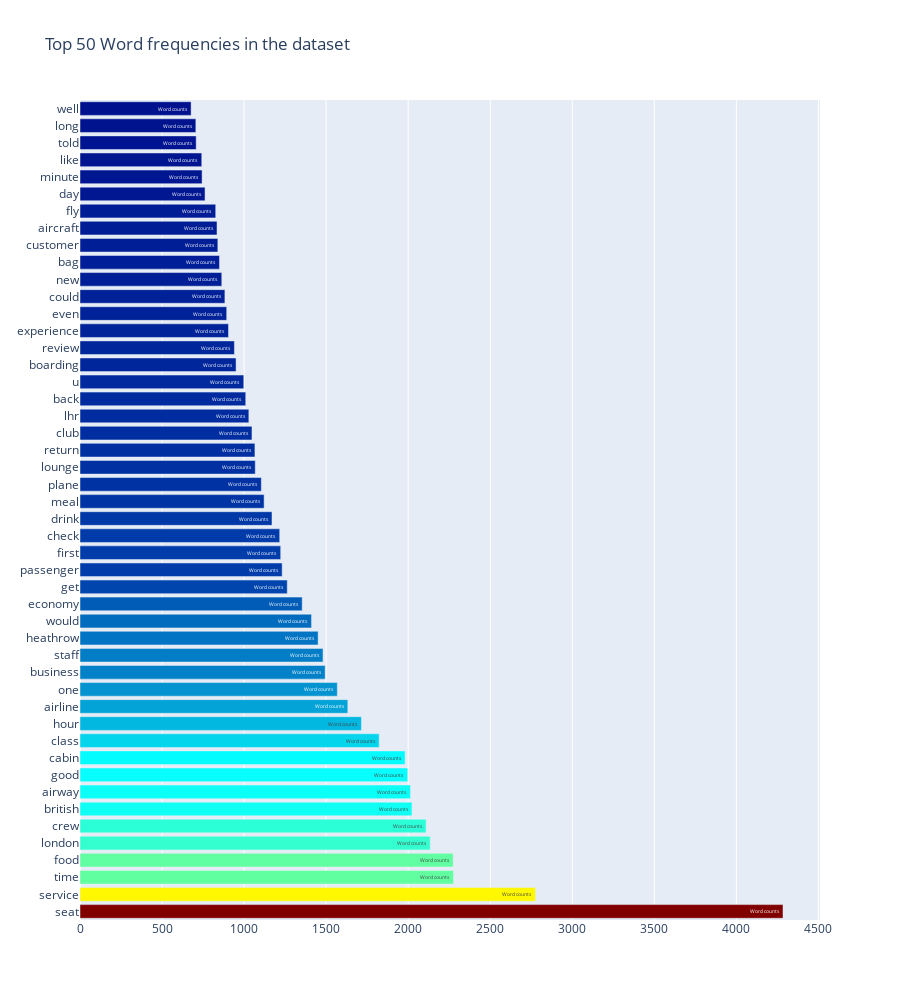

Here is the notebook cell this chart was saved with:
### Markdown cell above
## 4.1.Top 50 words with highest frequency in our dataset

### Code cell
all_words = df['corpus'].str.split(expand=True).unstack().value_counts()
data = [go.Bar(
            x = all_words.values[2:50],
            y = all_words.index.values[2:50],
            
            marker= dict(colorscale='Jet',
                         color = all_words.values[2:100]
                        ),
            orientation= 'h',
            text='Word counts'
    )]

layout = go.Layout(
    title='Top 50 Word frequencies in the dataset',
    height =1000,
    
)

fig = go.Figure(data=data, layout=layout)

py.iplot(fig, filename='basic-bar')

### Figure 1 — Plotly figure (JSON) as saved in the notebook; plotly's stock layout.template omitted (floating-point values rounded to 4 significant figures)
{"data": [{"marker": {"color": [4284, 2776, 2276, 2274, 2134, 2109, 2023, 2014, 1997, 1981, 1823, 1715, 1632, 1568, 1494, 1481, 1451, 1411, 1354, 1263, 1232, 1223, 1217, 1170, 1122, 1105, 1068, 1066, 1048, 1029, 1010, 998, 951, 941, 905, 894, 883, 864, 850, 840, 835, 827, 762, 744, 742, 708, 706, 677, 670, 669, 668, 656, 654, 651, 638, 636, 634, 631, 630, 627, 627, 623, 610, 605, 603, 599, 593, 592, 586, 583, 582, 581, 567, 567, 558, 545, 541, 541, 523, 522, 522, 519, 519, 516, 509, 505, 502, 497, 490, 488, 487, 482, 481, 478, 473, 468, 465, 463], "colorscale": [[0, "rgb(0,0,131)"], [0.2, "rgb(0,60,170)"], [0.4, "rgb(5,255,255)"], [0.6, "rgb(255,255,0)"], [0.8, "rgb(250,0,0)"], [1, "rgb(128,0,0)"]]}, "orientation": "h", "text": "Word counts", "type": "bar", "x": [4284, 2776, 2276, 2274, 2134, 2109, 2023, 2014, 1997, 1981, 1823, 1715, 1632, 1568, 1494, 1481, 1451, 1411, 1354, 1263, 1232, 1223, 1217, 1170, 1122, 1105, 1068, 1066, 1048, 1029, 1010, 998, 951, 941, 905, 894, 883, 864, 850, 840, 835, 827, 762, 744, 742, 708, 706, 677], "y": ["seat", "service", "time", "food", "london", "crew", "british", "airway", "good", "cabin", "class", "hour", "airline", "one", "business", "staff", "heathrow", "would", "economy", "get", "passenger", "first", "check", "drink", "meal", "plane", "lounge", "return", "club", "lhr", "back", "u", "boarding", "review", "experience", "even", "could", "new", "bag", "customer", "aircraft", "fly", "day", "minute", "like", "told", "long", "well"]}], "layout": {"height": 1000, "title": {"text": "Top 50 Word frequencies in the dataset"}}}
